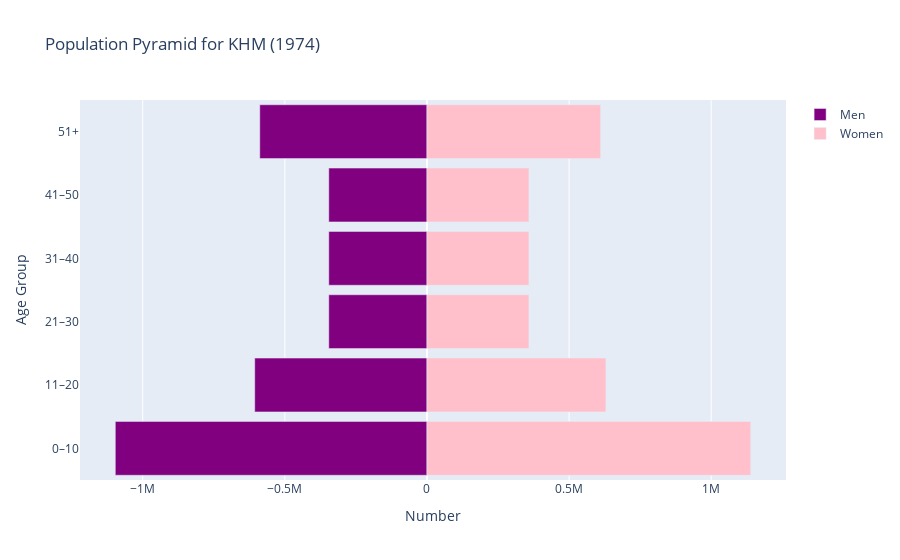
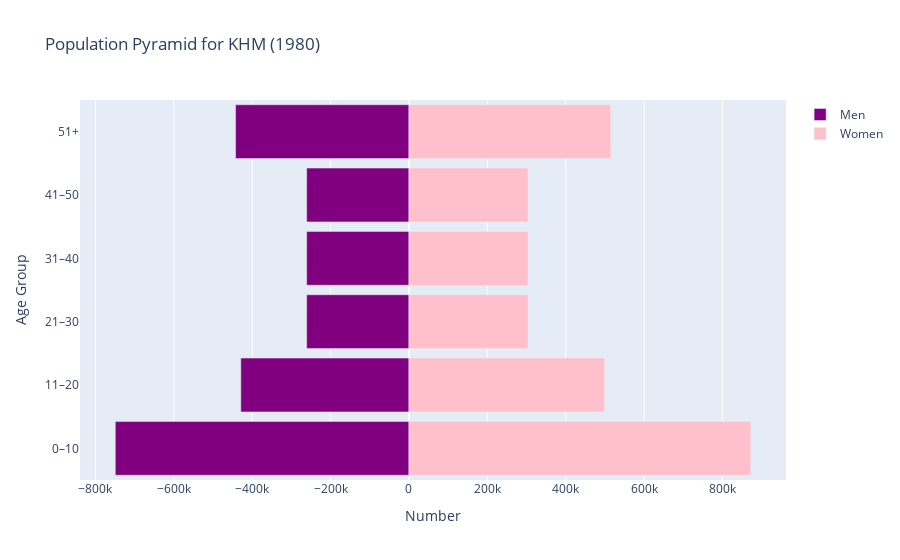

Notebook source saved alongside these figures, in order:
### Code cell
plot_population_pyramid(df, "KHM", 1974)
plot_population_pyramid(df, "KHM", 1980)

### Figure 1 — Plotly figure (JSON) as saved in the notebook; plotly's stock layout.template omitted (floating-point values rounded to 4 significant figures)
{"data": [{"hoverinfo": "skip", "marker": {"color": "purple"}, "name": "Men", "orientation": "h", "type": "bar", "x": [-1097000.0, -606000.0, -345400.0, -345400.0, -345400.0, -588300.0], "y": ["0–10", "11–20", "21–30", "31–40", "41–50", "51+"]}, {"hoverinfo": "skip", "marker": {"color": "pink"}, "name": "Women", "orientation": "h", "type": "bar", "x": [1139000.0, 629500.0, 358800.0, 358800.0, 358800.0, 611100.0], "y": ["0–10", "11–20", "21–30", "31–40", "41–50", "51+"]}], "layout": {"bargap": 0.15, "barmode": "overlay", "title": {"text": "Population Pyramid for KHM (1974)"}, "xaxis": {"title": {"text": "Number"}}, "yaxis": {"title": {"text": "Age Group"}}}}

### Figure 2 — Plotly figure (JSON) as saved in the notebook; plotly's stock layout.template omitted (floating-point values rounded to 4 significant figures)
{"data": [{"hoverinfo": "skip", "marker": {"color": "purple"}, "name": "Men", "orientation": "h", "type": "bar", "x": [-749100.0, -429000.0, -260900.0, -260900.0, -260900.0, -442300.0], "y": ["0–10", "11–20", "21–30", "31–40", "41–50", "51+"]}, {"hoverinfo": "skip", "marker": {"color": "pink"}, "name": "Women", "orientation": "h", "type": "bar", "x": [871800.0, 499200.0, 303700.0, 303700.0, 303700.0, 514700.0], "y": ["0–10", "11–20", "21–30", "31–40", "41–50", "51+"]}], "layout": {"bargap": 0.15, "barmode": "overlay", "title": {"text": "Population Pyramid for KHM (1980)"}, "xaxis": {"title": {"text": "Number"}}, "yaxis": {"title": {"text": "Age Group"}}}}
